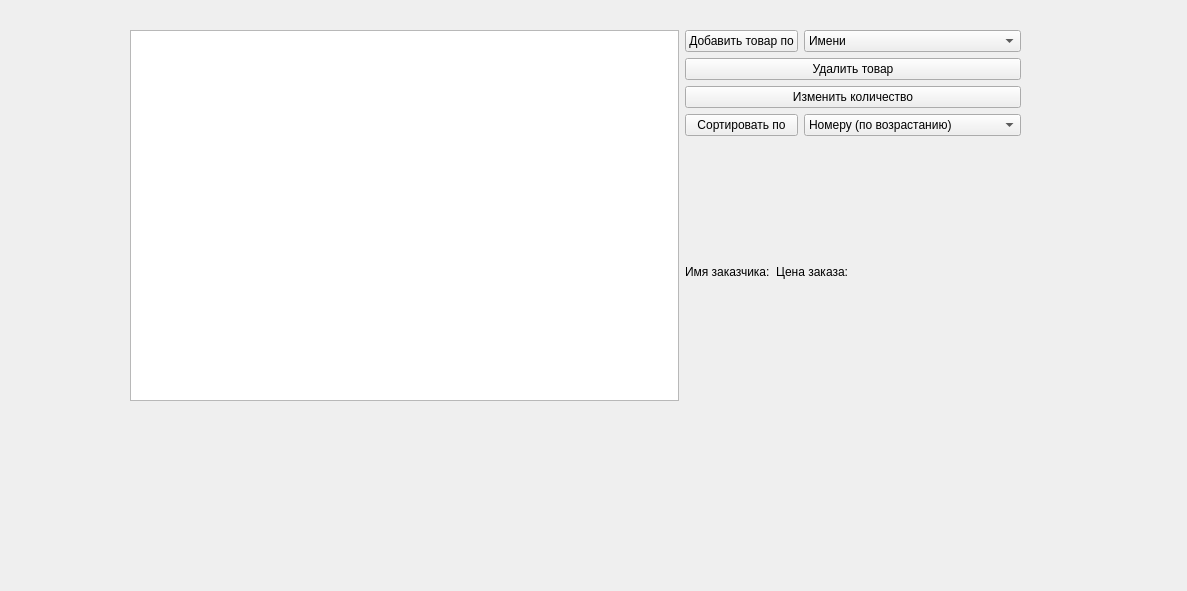
<?xml version="1.0" encoding="UTF-8"?>
<ui version="4.0">
 <class>ProductsInOrderWidget</class>
 <widget class="QWidget" name="ProductsInOrderWidget">
  <property name="geometry">
   <rect>
    <x>0</x>
    <y>0</y>
    <width>1187</width>
    <height>591</height>
   </rect>
  </property>
  <property name="windowTitle">
   <string>Form</string>
  </property>
  <widget class="QWidget" name="gridLayoutWidget">
   <property name="geometry">
    <rect>
     <x>130</x>
     <y>30</y>
     <width>891</width>
     <height>371</height>
    </rect>
   </property>
   <layout class="QGridLayout" name="gridLayout">
    <item row="1" column="1" colspan="2">
     <widget class="QPushButton" name="deletingButton">
      <property name="text">
       <string>Удалить товар</string>
      </property>
     </widget>
    </item>
    <item row="3" column="1">
     <widget class="QPushButton" name="sortingButton">
      <property name="text">
       <string>Сортировать по</string>
      </property>
     </widget>
    </item>
    <item row="0" column="0" rowspan="5">
     <widget class="QTableWidget" name="productsInOrderTable"/>
    </item>
    <item row="0" column="2">
     <widget class="QComboBox" name="addingComboBox">
      <item>
       <property name="text">
        <string>Имени</string>
       </property>
      </item>
      <item>
       <property name="text">
        <string>Номеру</string>
       </property>
      </item>
     </widget>
    </item>
    <item row="2" column="1" colspan="2">
     <widget class="QPushButton" name="changingButton">
      <property name="text">
       <string>Изменить количество</string>
      </property>
     </widget>
    </item>
    <item row="3" column="2">
     <widget class="QComboBox" name="sortingComboBox">
      <item>
       <property name="text">
        <string>Номеру (по возрастанию)</string>
       </property>
      </item>
      <item>
       <property name="text">
        <string>Номеру (по убыванию)</string>
       </property>
      </item>
      <item>
       <property name="text">
        <string>Имени (по возрастанию)</string>
       </property>
      </item>
      <item>
       <property name="text">
        <string>Имени (по убыванию))</string>
       </property>
      </item>
      <item>
       <property name="text">
        <string>Количеству (по возрастанию)</string>
       </property>
      </item>
      <item>
       <property name="text">
        <string>Количеству (по убыванию)</string>
       </property>
      </item>
      <item>
       <property name="text">
        <string>Итоговой цене (по возрастанию)</string>
       </property>
      </item>
      <item>
       <property name="text">
        <string>Итоговой цене (по убыванию)</string>
       </property>
      </item>
     </widget>
    </item>
    <item row="0" column="1">
     <widget class="QPushButton" name="prodAddingButton">
      <property name="text">
       <string>Добавить товар по</string>
      </property>
     </widget>
    </item>
    <item row="4" column="1" colspan="2">
     <widget class="QLabel" name="label">
      <property name="text">
       <string>Имя заказчика:  Цена заказа:</string>
      </property>
      <property name="alignment">
       <set>Qt::AlignLeading|Qt::AlignLeft|Qt::AlignVCenter</set>
      </property>
     </widget>
    </item>
   </layout>
  </widget>
 </widget>
 <resources/>
 <connections/>
</ui>
